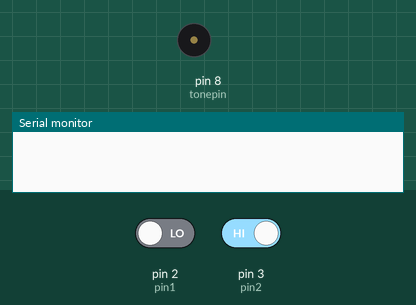
Bench run of a sketch on a simulated Arduino Uno, built with avr-gcc and run on an emulated ATmega328P. On the bench: buzzer (waves = sounding), the last lines printed to the serial monitor. The test bench sets the inputs (shaded band); at power-on: pin 2 (pin1) LOW, pin 3 (pin2) HIGH.

Above: at 1.2 s.
1.3 s: pin 2 (pin1) driven HIGH
At 2.5 s:
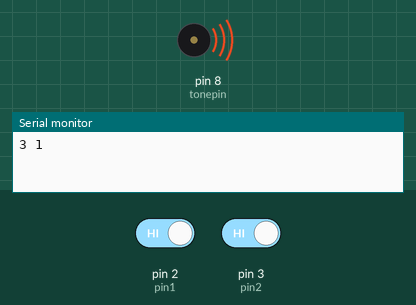
2.8 s: pin 3 (pin2) driven LOW
Timing chart, 0 to 5.8 s (numbered marks = the images above; inputs shaded):
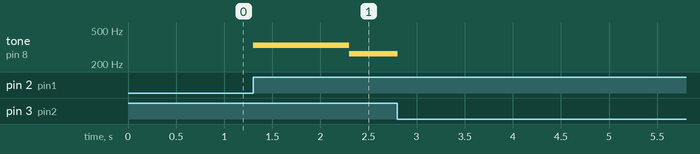

Measured:
- after the input at 1.3 s, tone on pin 8 (tonepin): silent → 330 Hz at once, → 262 Hz 1.0 s later

The sketch:

music.ino
```cpp
int pin1=2;
int pin2=3;
int tonepin=8;
int tonetime=1000;
volatile bool isplay=false;
int len;

#define C_0 0
#define C_1 262
#define C_2 294
#define C_3 330
#define C_4 350
#define C_5 393
#define C_6 441
#define C_7 495
#define C1 525

int tune[]={C_3,C_1,C_3,C_3,C_1,C_3,C_3,C_5,C_6,
            C_5,C_0,C_6,C_6,C_6,C_5,C_4,C_4,C_4,
            C_2,C_3,C_2,C_1,C_2,C_0,C_3,C_0,C_1,
            C_0,C_3,C_0,C_1,C_0,C_3,C_3,C_5,C_6,
            C_6,C_0,C1,C_5,C_5,C_6,C_3,C_2,C_1,
            C_2,C_3,C_5,C_0,C1,C_5,C_5,C_6,C_3,
            C_2,C_1,C_2,C_3,C_1};

float duration[]={1,1,0.5,0.5,1,0.5,0.5,0.5,0.5,1,1,
                  0.5,0.5,0.5,0.5,0.5,0.5,1,0.5,0.5,
                  0.5,0.5,1,1,0.5,0.5,0.5,0.5,0.5,0.5,
                  0.5,0.5,0.5,0.5,0.5,0.5,1,1,1,0.5,
                  0.5,1,1,0.5,0.5,0.5,0.5,1,1,1,0.5,
                  0.5,1,1,0.5,0.5,0.5,0.5,2};

char tunechar[]={'3','1','3','3','1','3','3','5','6',
            '5','0','6','6','6','5','4','4','4',
            '2','3','2','1','2','0','3','0','1',
            '0','3','0','1','0','3','3','5','6',
            '6','0','1','5','5','6','3','2','1',
            '2','3','5','0','1','5','5','6','3',
            '2','1','2','3','1'};


void continueMusic()
{
  if(digitalRead(pin1)==HIGH)
      {
        delay(80);
        if(digitalRead(pin1)==HIGH)
            isplay=true;
      }
}

void stopMusic()
{
  if(digitalRead(pin2)==LOW)
      {
        delay(80);
        if(digitalRead(pin2)==LOW){
            Serial.print('\n');
            Serial.println("stop Music:count ducks, push another button to continue");
            noTone(tonepin);
            isplay=false;}
        }
  }


void setup() {
  // put your setup code here, to run once:
  pinMode(tonepin,OUTPUT);//蜂鸣器的接线端
  pinMode(pin1,INPUT);
  pinMode(pin2,INPUT);
  Serial.begin(9600);
  attachInterrupt(digitalPinToInterrupt(pin1),continueMusic,CHANGE);
  attachInterrupt(digitalPinToInterrupt(pin2),stopMusic,CHANGE);
  len=sizeof(tune)/sizeof(tune[0]);//乐谱的长度

}

void loop() {
  // put your main code here, to run repeatedly:
if(isplay){
    for(static int i=0;i<len;++i){
      if(isplay){
          Serial.print(tunechar[i]);
          Serial.print(" ");
          tone(tonepin,tune[i]);//蜂鸣器发出声音
          delay(tonetime*duration[i]);}//每个音符应该停顿多少秒
      else {while(!isplay){}
            --i;}
    }
    Serial.println('\n');
    Serial.println("The music is ended!");
    noTone(tonepin);
}
while(isplay){}
}
```
